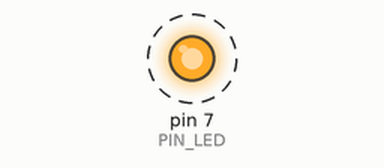
The sketch below on a simulated Arduino Uno, built with avr-gcc and run on an emulated ATmega328P. On the bench: output pins drawn as LEDs (lit = HIGH). Dashed ring = blinking. At 5.0 s the program stops and its outputs stay as they are.

Above: at 0.2 s.
Timing chart, 0 to 3.0 s (numbered marks = the images above):
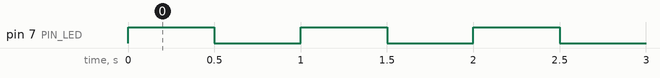

Measured:
- by itself, pin 7 (PIN_LED): alternates HIGH for 0.50 s and LOW for 0.50 s, 11 changes in all, then stays HIGH

The sketch:

05_practice_2.ino
```cpp
#define PIN_LED 7

void setup() {
  pinMode(PIN_LED, OUTPUT);
}

void loop() {
  for (int j = 0; j < 5; j++) {
    digitalWrite(PIN_LED, HIGH);
    delay(500);

    digitalWrite(PIN_LED, LOW);
    delay(500);
  }
  digitalWrite(PIN_LED, HIGH);
  while (1) {

  }
}
```
